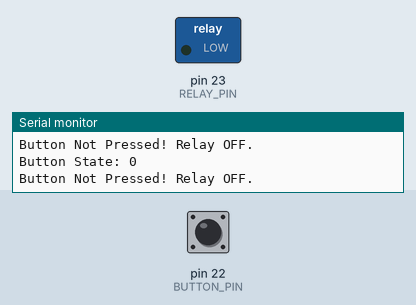
This sketch was run on a simulated Arduino Mega 2560, built with avr-gcc and run on an emulated ATmega2560. Shown: switched loads named in the sketch (green lamp = pin HIGH), the last lines printed to the serial monitor. The test bench sets the inputs (shaded band); at power-on: pin 22 (BUTTON_PIN) LOW.

Above: at 1.2 s.
1.3 s: pin 22 (BUTTON_PIN) pulled HIGH for 0.15 s
At 1.4 s:
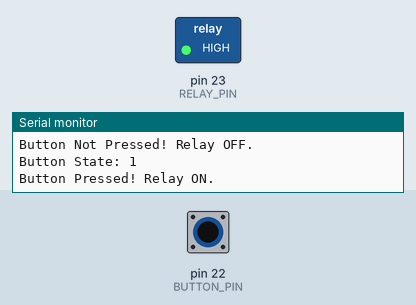
3.0 s: pin 22 (BUTTON_PIN) pulled HIGH for 3.2 s
At 6.8 s:
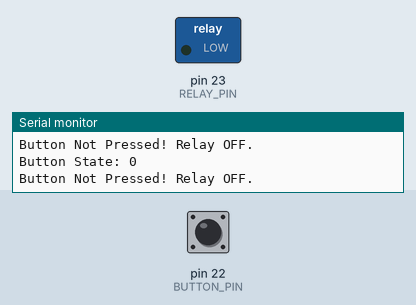
Timing chart, 0 to 8.3 s (numbered marks = the images above; inputs shaded):
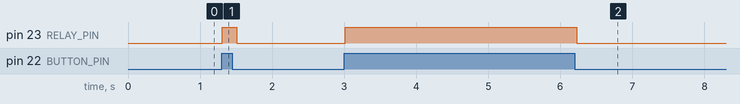

The sketch:

relay.ino
```cpp
// relay with esp wroom 32 and push button
#define BUTTON_PIN 22  // Digital push button connected to GPIO 22
#define RELAY_PIN 23   // Relay control pin connected to GPIO 23

void setup() {
  Serial.begin(115200);  // Initialize Serial Monitor
  pinMode(RELAY_PIN, OUTPUT);   // Relay as output
  pinMode(BUTTON_PIN, INPUT);   // Digital push button as input

  digitalWrite(RELAY_PIN, LOW); // Ensure relay starts OFF
}

void loop() {
  int buttonState = digitalRead(BUTTON_PIN); // Read digital push button state

  Serial.print("Button State: ");
  Serial.println(buttonState); // Debugging output

  if (buttonState == HIGH) {  // Digital button usually sends HIGH when pressed
    Serial.println("Button Pressed! Relay ON.");
    digitalWrite(RELAY_PIN, HIGH);  // Turn relay ON
  } else {
    Serial.println("Button Not Pressed! Relay OFF.");
    digitalWrite(RELAY_PIN, LOW);   // Turn relay OFF
  }

  delay(100);  // Short delay for stability
}
```

Measured:
- after the input at 1.3 s, pin 23 (RELAY_PIN): LOW → HIGH at once, → LOW 0.20 s later
- after the input at 3.0 s, pin 23 (RELAY_PIN): LOW → HIGH at once, → LOW 3.2 s later
